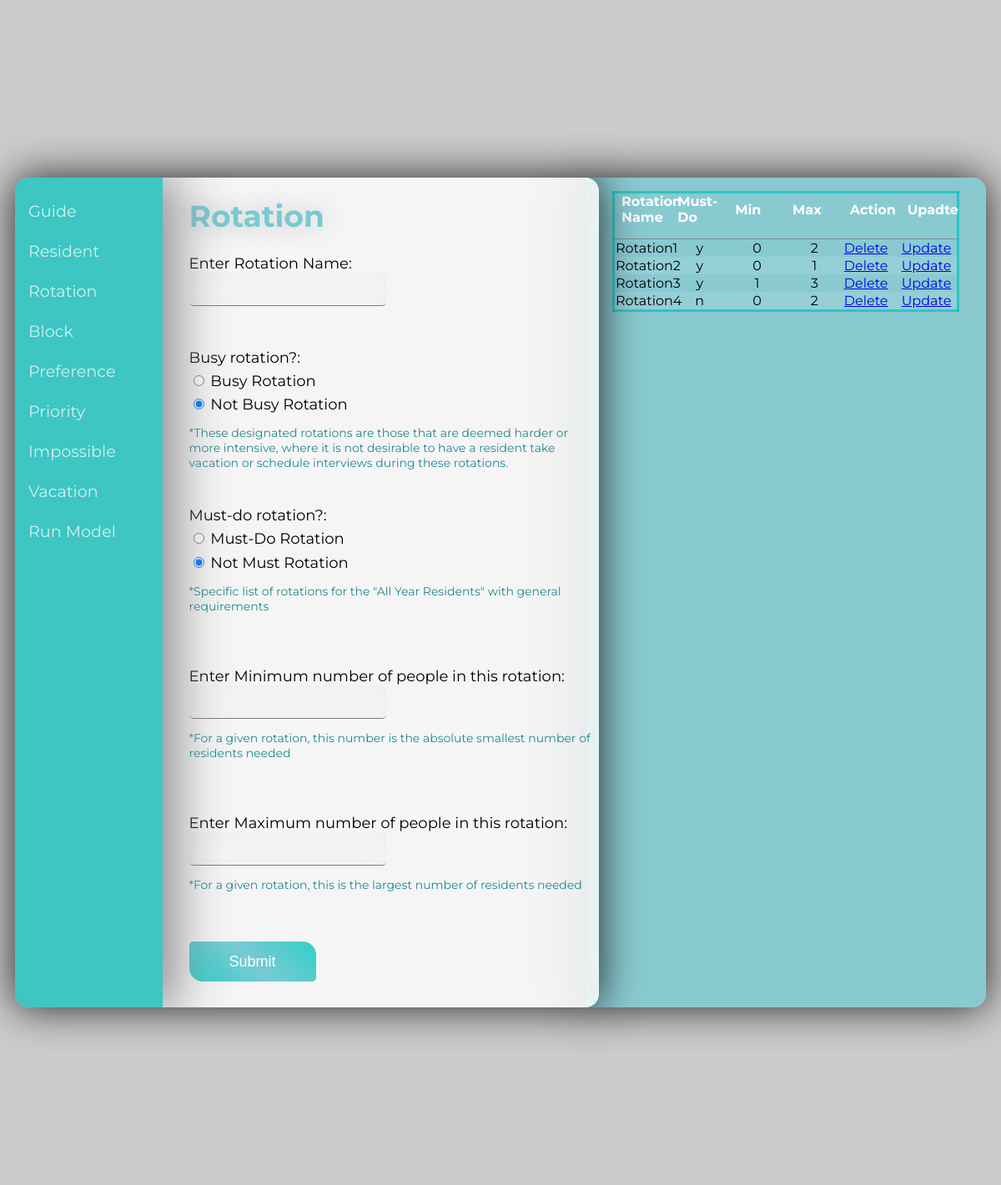
Page /rotation on the committed database.
### main.py (models this page shows, shortened)
class Store_Rotation_data(db.Model):
  __tablename__ = 'rotation'
  rotationId = db.Column('Rotation_id', db.Integer, primary_key = True) # Primary Key
  rotationName = db.Column('Rotation_name', db.String(50))
  mustDo = db.Column('MustDo', db.CHAR)
  busy = db.Column('busy', db.CHAR)
  p_min= db.Column('p_min', db.Integer) ##min number of residents?
  p_max= db.Column('p_max', db.Integer) ##max number of residents?

### main.py (the view, shortened to what this page needs)
@app.route('/rotation', methods=['GET', 'POST'])
def rotation():
  result = False
  if not os.path.exists(os.path.join(basedir, 'data.db')):
    db.create_all()
  rotationDatas = Store_Rotation_data.query.all()
  return render_template('rotation.html', result=result, rotationDatas=rotationDatas)

### templates/rotation.html (shortened to what this page needs)
{% extends 'base.html' %}
{% block content %}
<div id="calc" >
  <h1>Rotation  </h1>
  <form action="{{ url_for('rotation') }}" method="POST">
    <label>Enter Rotation Name:</label>
    <input type="text" name="rotationName">
    <br><br>
    <label>Busy rotation?:</label>
    <div class="form-check">
      <input class="form-check-input" type="radio" name="busy" value="y" id="busy-option">
      <label class="form-check-label" for="busy-option">
      Busy Rotation
    </label>
    </div>
    <div class="form-check">
    <input class="form-check-input" type="radio" name="busy" value="n" id="notBusy-option" checked>
    <label class="form-check-label" for="notBusy-option">
        Not Busy Rotation
      </label>
    </div>
    <p style="color:rgb(32, 135, 144);font-size:14px;">
      *These designated rotations are those that are deemed harder or more intensive,
      where it is not desirable to have a resident take vacation or schedule interviews during these rotations.  </p>
    <br>
    <label>Must-do rotation?:</label>
    <div class="form-check">
      <input class="form-check-input" type="radio" name="mustDo" value="y" id="mustDo-option">
      <label class="form-check-label" for="busy-option">
      Must-Do Rotation
    </label>
    </div>
    <div class="form-check">
    <input class="form-check-input" type="radio" name="mustDo" value="n" id="notMust-option" checked>
    <label class="form-check-label" for="notBusy-option">
        Not Must Rotation
    </label>
    <p style="color:rgb(32, 135, 144);font-size:14px;">
      *Specific list of rotations for the "All Year Residents" with general requirements  </p>
    <br><br>
    <label>Enter Minimum number of people in this rotation:</label>
    <input type="number" name="p_min" min="0">
    <p style="color:rgb(32, 135, 144);font-size:14px;">
      *For a given rotation, this number is the absolute smallest number of residents needed </p>
    <br><br>
    <label>Enter Maximum number of people in this rotation:</label>
    <input type="number" name="p_max" min="0">
    <p style="color:rgb(32, 135, 144);font-size:14px;">
      *For a given rotation, this is the largest number of residents needed </p>
    <br><br>
    </div>
    <input class="button" type="submit" name="Submit" value="Submit">
  </form>
  <br><br>
</div>
{% endblock %}
{% block listItems %}
<table class="rtable">
  <thead class="thead">
    <tr class="list-header">
      <th scope="col" class="tcolumn">Rotation Name</th>
      <th scope="col" class="tcolumn">Must-Do</th>
      <th scope="col" class="tcolumn">Min</th>
      <th scope="col" class="tcolumn">Max</th>
      <th scope="col" class="tcolumn">Action</th>
      <th scope="col" class="tcolumn">Upadte</th>
    </tr>
  </thead>
  <tbody class="tbody">
    {% for rotationData in rotationDatas %}
              <tr class="list-item" >
                <td style="text-align: right;">{{ rotationData.rotationName }}</td>
                <td style="text-align: center;">{{ rotationData.mustDo }}</td>
                <td style="text-align: center;">{{ rotationData.p_min }}</td>
                <td style="text-align: center;">{{ rotationData.p_max }}</td>
                <td><a href = "/deleteRotation/{{rotationData.rotationId}}"> Delete </a></td>
                <td><a href = "/updateRotation/{{rotationData.rotationId}}"> Update </a></td>
              </tr>
      {% endfor %}
  </tbody>
</table>
{% endblock %}

### templates/base.html (shortened to what this page needs)
<!DOCTYPE html>
<html lang="en">
  <head>
  </head>
  <body>
    <div class="background">
      <div class="cmodal">
        <div class="nav">
          <a id="runModelLink" class="nav-link" href="{{ url_for('guide') }}">Guide</a>
          <a id="residentLink" class="nav-link" href="{{ url_for('resident') }}">Resident</a>
          <a id="rotationLink" class="nav-link" href="{{ url_for('rotation') }}">Rotation</a>
          <a id="blockLink" class="nav-link" href="{{ url_for('block') }}">Block</a>
          <a id="preferenceLink" class="nav-link" href="{{ url_for('preference') }}">Preference</a>
          <a id="priorityLink" class="nav-link" href="{{ url_for('priority') }}">Priority</a>
          <a id="impossibleLink" class="nav-link" href="{{ url_for('impossible') }}">Impossible</a>
          <a id="vacationLink" class="nav-link" href="{{ url_for('vacation') }}">Vacation</a>
          <a id="runModelLink" class="nav-link" href="{{ url_for('runModel') }}">Run Model</a>
        </div>
        <div class="content">
          {% block content %}
          {% endblock %}
        </div>
      </div>
      {% if self.listItems() | trim %}
      <div class="list">
        {% block listItems %}
        {% endblock %}
      </div>
      {% endif %}
    </div>
  </body>
</html>

### templates/base.html (style rules this page uses)
html { --primary: #78CAD2; --darker: #62A8AC; --fg: white; --button: linear-gradient(45deg, rgba(1,196,191,0.8) 0%, rgba(120,202,210,1) 50%, rgba(1,196,191,0.8) 100%); font-family: 'Montserrat', sans-serif; }
.background { display: flex; align-items: center; justify-content: center; position: absolute; flex-direction: row; top: 0; bottom: 0; left: 0; right: 0; background-image: url(https://picsum.photos/id/11/1920/1080); background-size: cover; background-position: center; background-repeat: no-repeat; }
.cmodal { border-radius: 1rem; display: flex; backdrop-filter: blur(25px); box-sizing: border-box; flex-direction: row; width: 50vw; min-width: 700px; z-index: 2; height: 70vh; overflow: hidden; box-shadow: 0px 0px 50px #222; }
select, input[type=number], input[type=text] { border: none; box-sizing: border-box; border-bottom: 1px solid rgba(3, 3, 3, 0.5); border-radius: 0.3rem; font-size: large; background-color: inherit; display: block; line-height: 2rem; box-shadow: inset 0px 2px 30px #EEE; height: 2.5rem; transition: border 0.25s ease-out; }
.button { border-radius: 0.3rem 1rem 0.3rem 1rem; padding: 0rem 3rem; line-height: 3rem; font-size: large; height: 3rem; border: none; background: var(--button); outline: none; color: white; text-align: center; margin-left: auto; margin-right: 1rem; transition: transform 0.25s ease-out, box-shadow 0.25s ease-out; }
.nav { width: 15rem; box-sizing: border-box; height: 100%; display: flex; color: var(--fg); background-color: rgba(1,196,191,0.7); backdrop-filter: blur(10px); flex-direction: column; align-items: stretch; padding-top: 1rem; overflow-x: hidden; overflow-y: scroll; box-shadow: 10px 0 60px 5px #888; }
label { display: block; margin-top: 0.4rem; }
.form-check > label { display: inline-block !important; }
h1 { color: var(--primary); text-shadow: 1px 1px 30px #bbb; }
.nav-link { text-decoration: none; height: 3rem; color: var(--fg); width: 100%; box-sizing: border-box; transform-origin: center left; vertical-align: middle; line-height: 3rem; padding-left: 1rem; font-size: larger; opacity: 0.75; text-shadow: none; transition: transform 0.25s ease-in-out, opacity 0.25s ease-in-out, text-shadow 0.25s ease-in-out; text-anchor: middle; }
.cmodal .content { background-size: cover; background-blend-mode: screen; background-color: rgba(255, 255, 255, 0.8); box-sizing: border-box; padding-left: 2rem; width: 100%; font-size: large; overflow-y: scroll; scrollbar-width: 0; }
* { box-sizing: border-box; }
.list { height: 70vh; display: flex; background-color: #004835; z-index: 1; min-width: 5vw; max-width: 40vw; overflow: scroll; margin-left: -1rem; padding-left: 1rem; flex-direction: column; border-top-right-radius: 1rem; border-bottom-right-radius: 1rem; overflow: hidden; overflow-y: scroll; box-sizing: border-box; padding: 1rem 2rem; box-shadow: 0px 0px 50px #222; background-color: rgba(120,202,210,0.8); }
.list-header { color: var(--fg); text-align: center; border-bottom: #888 solid 1px; }
.tcolumn { padding: 0 0.5rem 1rem 0.5rem; }
.list-item { transition: transform 0.25s ease-out; }
tbody tr:nth-child(even) { background-color: rgba(255, 255, 255, 0.1); }
table { table-layout: fixed; width: 100%; border-collapse: collapse; border: 3px solid rgba(1,196,191,0.7); }
table thead th { text-align: left; }
table { border-collapse: collapse; }

### rows in the picture
Store_Rotation_data: rotationName "Rotation1", mustDo "y", p_min "0", p_max "2"
Store_Rotation_data: rotationName "Rotation2", mustDo "y", p_min "0", p_max "1"
Store_Rotation_data: rotationName "Rotation3", mustDo "y", p_min "1", p_max "3"
Store_Rotation_data: rotationName "Rotation4", mustDo "n", p_min "0", p_max "2"
